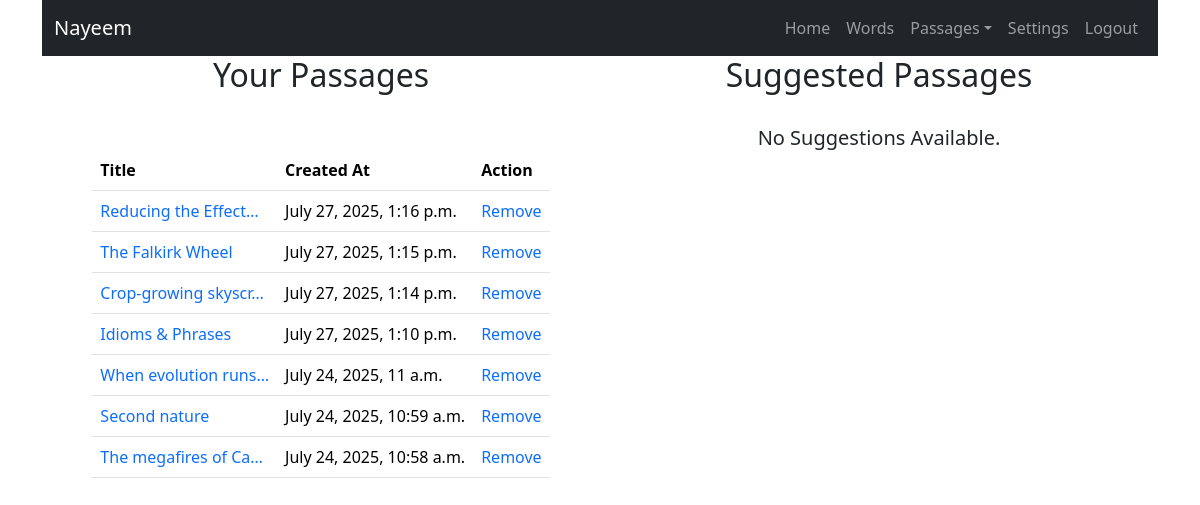
The page /passage/get-passages/ (signed in) on the database as committed earlier.
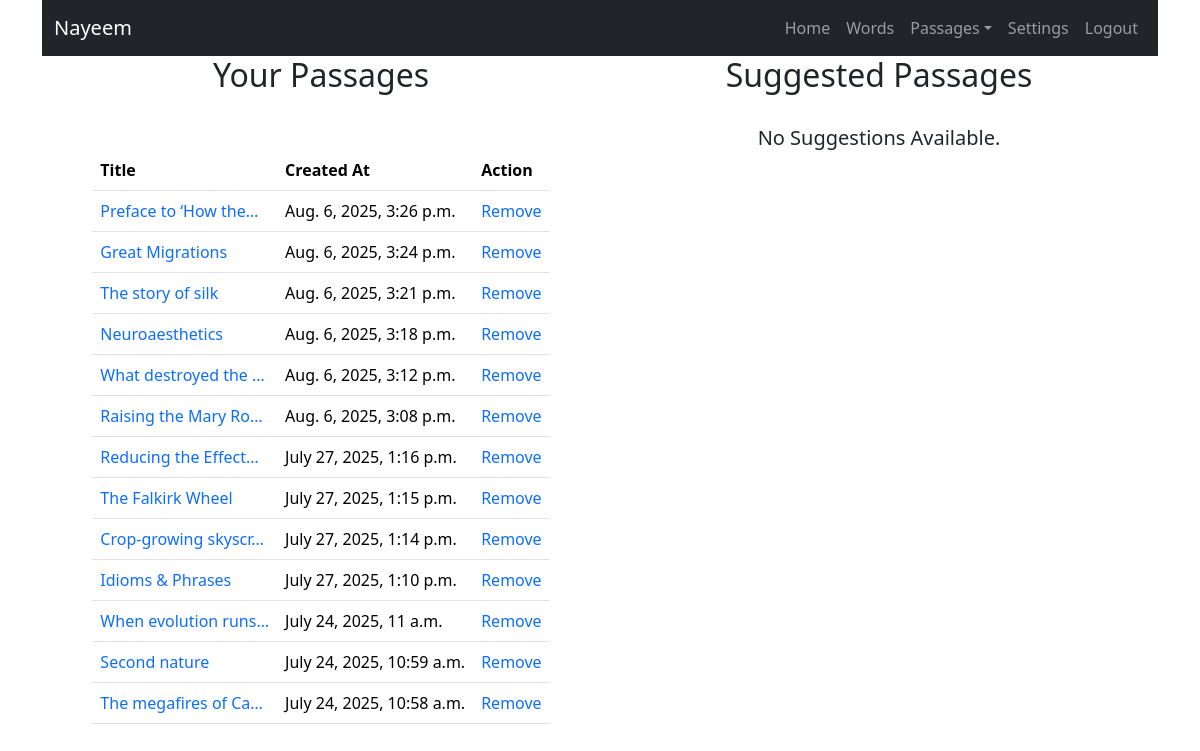
The same page on the database as committed later.
### user/models.py (models this page shows, shortened)
class User(AbstractUser):
    phone = models.CharField(max_length=100, null=True, blank=True)
    gender = models.CharField(max_length=10, choices=ghelp.list_to_tuple(CHOICE.GENDER), blank=True, null=True)
    user_type = models.CharField(max_length=20, choices=ghelp.list_to_tuple(CHOICE.USER_TYPE), default='General')
    @property
    def short_name(self):
        name = None
        if self.first_name: name = self.first_name
        else:
            if self.last_name: name = self.last_name
        return name

### passage/models.py (models this page shows, shortened)
class UserPassage(models.Model):
    user = models.ForeignKey(MODELS_USER.User, on_delete=models.CASCADE, related_name='user_passages')
    passage = models.ForeignKey(Passage, on_delete=models.CASCADE, related_name='passage_users')
    title = models.CharField(max_length=100)
    content = CKEditor5Field(config_name='extends')
    note = CKEditor5Field(config_name='extends')
    audience = models.CharField(max_length=15, choices=ghelp.list_to_tuple(CHOICE.AUDIENCE))
    hide_from_mine_profile = models.BooleanField(default=False)
    created_at = models.DateTimeField(auto_now_add=True)
    class Meta:
        unique_together = [['user', 'passage']]

### passage/views.py (the view)
# urls.py: path('get-passages/', views.get_passages, name='get-passages'),
@login_required(login_url=ghelp.nav_links(key='login')['link'])
def get_passages(request):
    html_path = 'dictionary/passage/get_passage.html'
    context = {
        'title': 'Passage',
        'user': request.user,
        'nav_links': {
            'auth': {
                'home': ghelp.nav_links(key='home', user=request.user),
                'view_passage': ghelp.nav_links(key='view_passage'),
                'add_passage': ghelp.nav_links(key='add_passage'),
                'words': ghelp.nav_links(key='words'),
                'settings': ghelp.nav_links(key='settings'),
                'logout': ghelp.nav_links(key='logout')
            },
            'unauth': {
                'home': ghelp.nav_links(key='home'),
                'login': ghelp.nav_links(key='login'),
                'register': ghelp.nav_links(key='register'),
            }
        },
        'passages': MODELS_PASS.UserPassage.objects.filter(user=request.user, hide_from_mine_profile=False).order_by('-id'),
        'preview_passages': ghelp.get_passages_to_display(MODELS_USER.UserFriend, MODELS_PASS.UserPassage, request.user),
        'audiences': CHOICE.AUDIENCE,
        'friends': ghelp.get_friends(MODELS_USER.UserFriend, request.user, id=False),
    }
    return render(request, html_path, context=context)

### help/common/n.py (called while the page is built)
    def get_friends(self, Userfriend, loggedin_user, id=True):
        if id: return [user_id for pair in Userfriend.objects.filter(Q(user=loggedin_user) | Q(friend=loggedin_user)).values('user', 'friend') for user_id in pair.values() if user_id != loggedin_user.id]
        else:
            friends = []
            for user_friend in Userfriend.objects.filter(Q(user=loggedin_user) | Q(friend=loggedin_user)):
                if user_friend.user.id == loggedin_user.id: friends.append(user_friend.friend)
                else: friends.append(user_friend.user)
            return friends

### templates/dictionary/passage/get_passage.html (shortened to what this page needs)
{% extends 'base.html' %}
{% load passage_filters %}
{% block navbar %}
    <nav class="navbar navbar-expand-lg navbar-dark navbar-sticky-top">
        <div class="container-fluid">
            <a class="navbar-brand" href="{% url nav_links.auth.home.name %}">{{nav_links.auth.home.level}}</a>
            <div class="collapse navbar-collapse" id="navbarNav">
                <ul class="navbar-nav ms-auto">
                    {% if user.is_authenticated %}
                        <li class="nav-item"><a class="nav-link" href="{% url nav_links.auth.home.name %}">Home</a></li>
                        <li class="nav-item"><a class="nav-link" href="{% url nav_links.auth.words.name %}">{{nav_links.auth.words.level}}</a></li>
                        <li class="nav-item dropdown">
                            <a class="nav-link dropdown-toggle" href="#" id="passagesDropdown" role="button" data-bs-toggle="dropdown" aria-expanded="false">Passages</a>
                        </li>
                        <li class="nav-item"><a class="nav-link" href="{% url nav_links.auth.settings.name %}">{{nav_links.auth.settings.level}}</a></li>
                        <li class="nav-item"><a class="nav-link" href="{% url nav_links.auth.logout.name %}">{{nav_links.auth.logout.level}}</a></li>
                    {% endif %}
                </ul>
            </div>
        </div>
    </nav>
{% endblock %}
{% block body %}
    {% if user.is_authenticated  %}
        <div class="container-fluid">
            <div class="row">
                <div class="col-12 col-md-6 col-sm-12">
                    <div class="d-flex flex-column">
                        <div class="d-flex justify-content-center align-items-center">
                            <div class="d-flex flex-column justify-content-center align-items-center">
                                <span class="h2">Your Passages</span>
                            </div>
                        </div>
                        <div class="d-flex justify-content-center align-items-center mt-4">
                            {% if passages %}
                                <div class="table-responsive">
                                    <table class="table table-hover">
                                        <thead>
                                            <tr>
                                                <th scope="col">Title</th>
                                                <th scope="col" class="d-none d-md-table-cell">Created At</th>
                                                <th scope="col">Action</th>
                                            </tr>
                                        </thead>
                                        <tbody>
                                            {% for passage in passages %}
                                                <tr>
                                                    <td>
                                                        <a style="text-decoration: none;" href="/passage/get-single-passage/{{passage.id}}">{{passage.title|truncatechars:20}}</a>
                                                    </td>
                                                    <td class="d-none d-md-table-cell">{{passage.created_at}}</td>
                                                    <td>
                                                        <a style="text-decoration: none;" href="/passage/remove-passage-from-my-list/{{passage.id}}">Remove</a>
                                                    </td>
                                                </tr>
                                            {% endfor %}
                                        </tbody>
                                    </table>
                                </div>
                            {% else %}
                                <span class="h5">Passage List is Empty.</span>
                            {% endif %}
                        </div>
                    </div>
                </div>
                <div class="col-12 col-md-6 col-sm-12">
                    <div class="d-flex flex-column">
                        <div class="d-flex justify-content-center align-items-center">
                            <span class="h2">Suggested Passages</span>
                        </div>
                        <div class="d-flex justify-content-center align-items-center mt-4">
                            {% if preview_passages %}
                                <div class="table-responsive">
                                    <table class="table table-hover">
                                        <thead>
                                            <tr>
                                                <th scope="col">Title</th>
                                                <th scope="col">Action</th>
                                            </tr>
                                        </thead>
                                        <tbody>
                                            {% for preview_passage in preview_passages %}
                                                <tr>
                                                    <td>
                                                        <a class="d-flex flex-column" style="text-decoration: none;" href="/passage/get-single-passage/{{preview_passage.id}}">
                                                            <span>{{preview_passage.passage.title|truncatechars:20}}</span>
                                                            <small class="text-muted">{{preview_passage.user.full_name}}</small>
                                                        </a>
                                                    </td>
                                                    <td>
                                                        <form method="POST" action="{% url 'add-passage-to-your-list' preview_passage.passage.id %}" class="d-flex flex-column flex-md-row align-items-center gap-2">
                                                            {% csrf_token %}
                                                            <select id="audience" name="audience" class="form-select form-select-sm">
                                                                {% for audience in audiences %}
                                                                    <option value="{{ audience }}">{{ audience }}</option>
                                                                {% endfor %}
                                                            </select>
                                                            <select style="height: 100px; width: 150px;" class="d-none" id="audience_users" name="audience_users" multiple>
                                                                {% for friend in friends %}
                                                                    <option value="{{ friend.id }}">{{ friend.username }}</option>
                                                                {% endfor %}
                                                            </select>
                                                            <button type="submit" class="btn btn-sm btn-link p-0">Add</button>
                                                        </form>
                                                    </td>
                                                </tr>
                                            {% endfor %}
                                        </tbody>
                                    </table>
                                </div>
                            {% else %}
                                <span class="h5">No Suggestions Available.</span>
                            {% endif %}
                        </div>
                    </div>
                </div>
            </div>
        </div>
    {% else %}
        <h1>Login First</h1>
    {% endif %}
{% endblock %}

### templates/base.html (shortened to what this page needs)
<!DOCTYPE html>
<html lang="en">
  <head>
    <link href="https://cdn.jsdelivr.net/npm/bootstrap@5.3.2/dist/css/bootstrap.min.css" rel="stylesheet">
    <link rel="stylesheet" href="https://cdn.jsdelivr.net/npm/bootstrap-icons@1.11.1/font/bootstrap-icons.css">
  </head>
    <body data-current-path="{{ request.path }}">
        <div class="container">
            {% block navbar %}
            {% endblock %}
            {% block body %}
            {% endblock %}
        </div>
    </body>
</html>

### templates/base.html (style rules this page uses)
.navbar-sticky-top { position: sticky; top: 0; background-color: #212529; }

Rows that differ between the two databases and show on the page:
added UserPassage: title "Preface to ‘How the…", created_at "Aug. 6, 2025, 3:26 p.m."
added UserPassage: title "Great Migrations", created_at "Aug. 6, 2025, 3:24 p.m."
added UserPassage: title "The story of silk", created_at "Aug. 6, 2025, 3:21 p.m."
added UserPassage: title "Neuroaesthetics", created_at "Aug. 6, 2025, 3:18 p.m."
added UserPassage: title "What destroyed the …", created_at "Aug. 6, 2025, 3:12 p.m."
added UserPassage: title "Raising the Mary Ro…", created_at "Aug. 6, 2025, 3:08 p.m."
